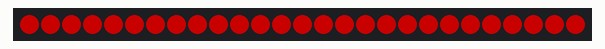
This sketch was run on a simulated Arduino Uno, built with avr-gcc and run on an emulated ATmega328P. Shown: 27 RGB LEDs in strip order, left to right. Dim RGB values are drawn brighter than linear.

Above: at 0.4 s.
At 3.5 s:
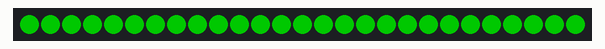
At 10.1 s:
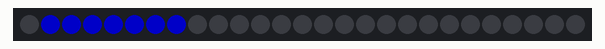

The sketch:

main.ino
```cpp
#include <Adafruit_NeoPixel.h> // led

// led
#define MAXPIN 9
#define NUMPIXELS 27


//led variable
typedef struct sector { // parking sector
    int sector_num;

    int width[2];
    int height[2];
    // 0 -> start
    // 1 -> finish

    int i_hat[2]; // 0, 1
    int j_hat[2]; // 4, 5
    // up -> down
    // right -> left
}Sector;

Sector s[8];

int pin_num[9] = {2, 3, 12, 13, 4, 5, 6, 7, 8}; // used pin NeoPIXEL
int sw[3] = {9, 10, 11}; // used pin switch
Adafruit_NeoPixel selector = Adafruit_NeoPixel(NUMPIXELS, pin_num[0], NEO_GRB + NEO_KHZ800);


// 가로 0, 1, 2, 3
// 세로 4, 5, 6, 7, 8


/* --- init func --- */
void init_led();
void init_sector();
void led_main();
void select(int n);
void bright_off();

// bright
void bright_H();
void bright_playground();
void bright_all();
void bright_allsector();
void bright_sector();


void setup()
{
  Serial.begin(9600);
  init_led();
  init_sector();
  //bright_H();
  //bright_playground();
}

void loop()
{
  //select(2);
  //colorWipe(selector.Color(100,0,0), 0, 1);
  bright_H();
  delay(3000);
  bright_playground();
  delay(3000);
  bright_all();
  delay(3000);
  bright_allsector();
  delay(3000);
  /*
  for (int i = 0; i < 8; i++ ){
    bright_sector(i);
    delay(2000);
    bright_off();
  }
  */

}

/* ---- func ---- */

// init
void init_led()
{
  // pinMode

  for (int i = 0; i < 9; i++){
    pinMode(pin_num[i], OUTPUT);
  }
  // This initializes the NeoPixel library.

  pinMode(sw[0], INPUT);
  pinMode(sw[1], INPUT);
  pinMode(sw[2], INPUT);
  bright_off();
}

void init_sector()
{
    // init up & down
    int width_start[4] = { 0, 5, 10, 15 };
    int width_finish[4] = { 6, 10, 15, 20 };

    // init left & right
    int height_start[2] = { 18, 1 };
    int height_finish[2] = { 27, 8 };

    // init basis
    int led_line_i_hat[4] = { 0, 1, 2, 3 };
    int led_line_j_hat[5] = { 4, 5, 6, 7, 8 };

    // init sector_num
    for (int i = 0; i < 8; i++) {
        // sector_num
        s[i].sector_num = i;
        // start & finish
        s[i].width[0] = width_start[i % 4];
        s[i].width[1] = width_finish[i % 4];
        s[i].height[0] = height_start[i / 4];
        s[i].height[1] = height_finish[i / 4];

        // up& down
        s[i].i_hat[0] = led_line_i_hat[i / 4 * 2];
        s[i].i_hat[1] = led_line_i_hat[i / 4 * 2 + 1];
        // left & right
        s[i].j_hat[0] = led_line_j_hat[i % 4];
        s[i].j_hat[1] = led_line_j_hat[i % 4 + 1];
    }
}
void select(int n)
{
  selector = Adafruit_NeoPixel(NUMPIXELS, pin_num[n], NEO_GRB + NEO_KHZ800);
  selector.begin();
  //selector.show();
}
void bright_off()
{
  for(int i = 0; i < 9; i++){
    select(i);
    colorWipe(selector.Color(0,0,0), 0, i);
  }
}

void led_main()
{
  if(digitalRead(sw[0]) == HIGH){ //
    bright_playground();
    delay(500);
  }
  else if(digitalRead(sw[1]) == HIGH){
    bright_all();
    delay(500);
  }
  else if(digitalRead(sw[2]) == HIGH){
    bright_H();
    delay(500);
  }
  //colorWipe(pixels.Color(0,0,0),100);
}

// bright

void bright_playground()
{
  // play ground
  select(1);
  colorWipe(selector.Color(0,100,0), 0, 1);
  select(4);
  colorWipeScope(selector.Color(0,100,0), 0, 4, 8, 18);
  select(6);
  colorWipeScope(selector.Color(0,100,0), 0, 6, 8, 18);
  select(8);
  colorWipeScope(selector.Color(0,100,0), 0, 8, 8, 18);
  select(2);
  colorWipe(selector.Color(0,100,0), 0, 2);
}

void bright_H()
{
  // H
  select(1);
  colorWipe(selector.Color(100,0,0), 0, 1);
  select(6);
  colorWipeScope(selector.Color(100,0,0), 0, 6, 8, 18);
  select(2);
  colorWipe(selector.Color(100,0,0), 0, 2);

}

void bright_sector(int sector_num)
{
  // up & down
  select(s[sector_num].i_hat[0]);
  colorWipeScope(selector.Color(0,0,100), 0, s[sector_num].i_hat[0], s[sector_num].width[0], s[sector_num].width[1]);
  select(s[sector_num].i_hat[1]);
  colorWipeScope(selector.Color(0,0,100), 0, s[sector_num].i_hat[1], s[sector_num].width[0], s[sector_num].width[1]);


  // left & right
  select(s[sector_num].j_hat[0]);
  colorWipeScope(selector.Color(0,0,100), 0, s[sector_num].j_hat[0], s[sector_num].height[0], s[sector_num].height[1]);
  select(s[sector_num].j_hat[0]);
  colorWipeScope(selector.Color(0,0,100), 0, s[sector_num].j_hat[1], s[sector_num].height[0], s[sector_num].height[1]);
}
void bright_allsector()
{
  for (int i = 0; i < 8; i++){
     bright_sector(i);
  }
}

void bright_all()
{
  for(int i = 0; i < 9; i++){
    select(i);
    colorWipe(selector.Color(100,0,0), 0, i);
  }
}


// color wipe

void colorWipe(uint32_t c, uint16_t wait, int n)
{
  select(n);
  for (int i = 0; i < NUMPIXELS; i++){
    selector.setPixelColor(i,c);
    selector.show();
    delay(wait);
  }
}
void colorWipeScope(uint32_t c, uint16_t wait, int n, int start, int finish)
{
  select(n);
  for (int i = start; i < finish; i++){
    selector.setPixelColor(i,c);
    selector.show();
    delay(wait);
  }
}
```

Measured:
- by itself, everything shown: repeats every 12.8 s, in 4 steps
- what the display in image 0 shows lasts 3.1 s, from 0.4 s to 3.5 s
- what the display in image 1 shows lasts 3.3 s, from 3.5 s to 6.8 s
